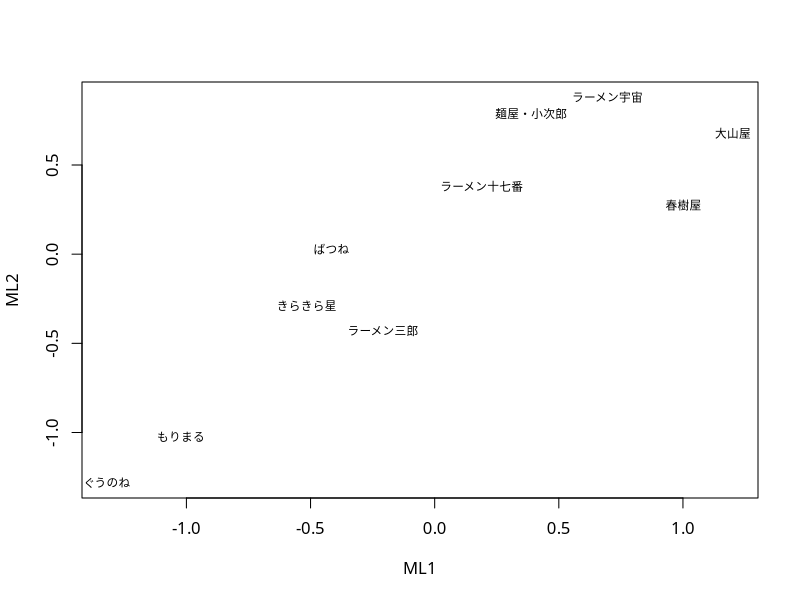

Here is the R script that generated this plot:
## ---- chunk 1
# faパッケージの読み込み
# install.packages("psych")
library(psych)
## ---- chunk 2
# データの読み込み
dat <- read.csv("./data/ramen.csv", fileEncoding = "cp932", row.names = "店名")
dat
## ---- chunk 3
# 因子負荷量の初期値
result_none <- fa(dat, nfactors = 2, fm = "ml", rotate = "none")
print(result_none$loadings, cutoff = 0)
## ---- chunk 4
# 共通性
result_none$communalities
## ---- chunk 5
result_varimax <- fa(dat, nfactors = 2, fm = "ml", rotate = "varimax")
print(result_varimax$loadings, cutoff = 0)
## ---- chunk 6
result_varimax$communalities
## ---- chunk 7
result_promax <- fa(dat, nfactors = 2, fm = "ml", rotate = "Promax")
print(result_promax$loadings, cutoff = 0)
## ---- chunk 8
result_promax$communalities
## ---- chunk 9
# 因子間相関
matrix(result_promax$Phi, ncol = 2)
## ---- chunk 10
(-0.029)^2 + 0.654^2 + 2*(-0.029)*0.654*0.709
## ---- chunk 11
# 因子得点
result_promax$scores
## ---- chunk 12
# 因子得点の散布図
par(family = "ヒラギノ角ゴシック W3")   # Macユーザーのみ
plot(result_promax$scores, type = "n")
text(result_promax$scores, labels=rownames(dat), cex = 0.7)
## ---- chunk 13
# 目標行列を求める
x <- result_varimax$loadings
Q <- x * abs(x)^3    # 符号を保つためにabs^3にした。
print(Q, cutoff = 0)
## ---- chunk 14
# バリマックス回転解に掛ける行列の求め方（仕組み）
u <- data.frame(f1_load = x[, 1], f2_load = x[, 2], q = Q[,1])
lm(q ~ 0+f1_load+f2_load, data = u)
## ---- chunk 15
# バリマックス回転解に掛ける行列の求め方（結果）
U <- lm.fit(x, Q)$coefficients    # Qの各列に対して切片0の線形回帰を行う。
U
## ---- chunk 16
# x%*%Uを因子負荷行列にすると因子得点の標準偏差が1にならない。
d <- diag(solve(t(U)%*%U))    # 因子得点の標準偏差を1にするためのスケーリングを求める。
x %*% U %*% diag(sqrt(d))
## ---- chunk 17
# 結果を`fa(rotate="Promax")`と比較してみよう
print(result_promax$loadings, cutoff = 0)
